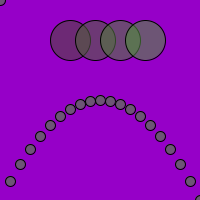
Frame 1 (no input)
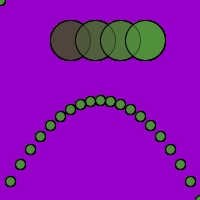
Frame 60 (the mouse pressed at the canvas centre just before this capture)
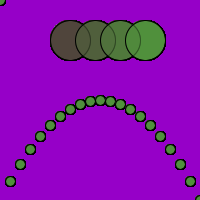
Frame 120 (the mouse held since frame 60 and released just before this capture)

The Processing sketch that drew these frames (run headless with seeded random() and noise(); from frame 60 on, the mouse is pressed at the canvas centre):

// Processing sketch: processing_97625
// ── processing_97625.pde

void setup () {
  size(200,200);
background(150,0,200);
}
 
void draw(){
 
  for (int i=70; i <160; i=i+25)
  {
      fill (80,i,60,150);
    ellipse( i,40,40,40);
   
  }
  
int x=-100;
int y=-100;
  
while( x<200) {
  ellipse (x+100,y+100,10,10);
  x= x+10;
  y=x*x/100;
   
}}
